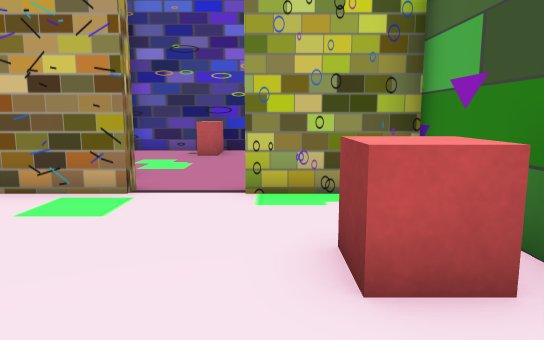
View 1 (above)

15 first-person views from a walk through a robot-simulator world made for Gazebo. The camera is 0.59 m above the floor, tilts 8° down and sees 70° across. The floor is counted in squares, 0.5 m on a side. Each view is taken from the middle of a square. On the plan, view 1 faces up. The plan holds only what a view shows up to about 15 squares ahead; the rest is blank. The place goes on beyond the plan.

View 2
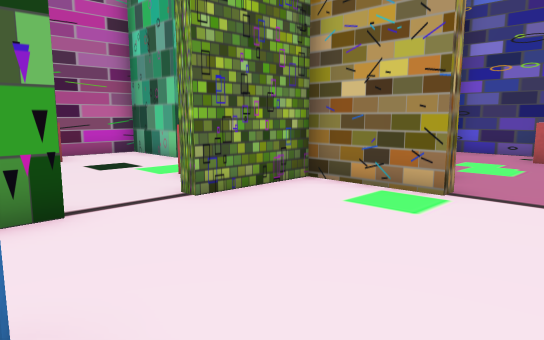

View 3
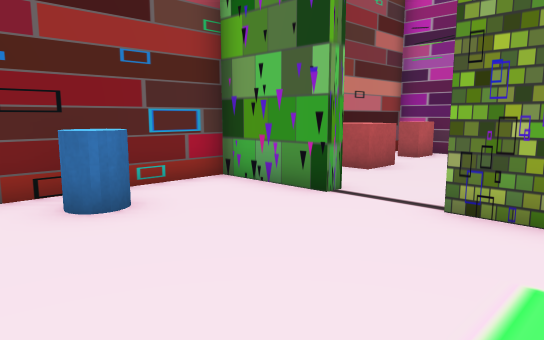

View 4
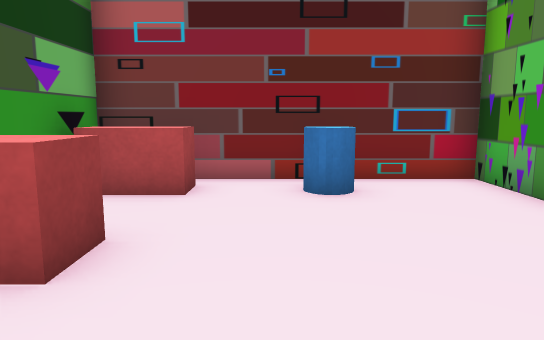

View 5
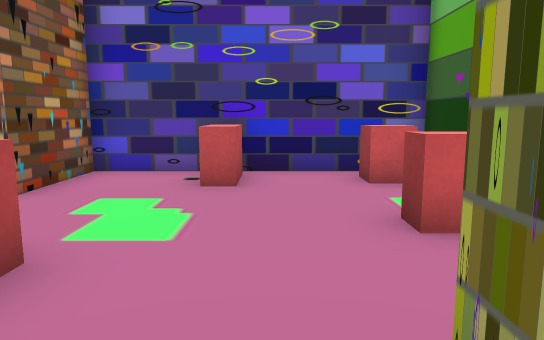

View 6
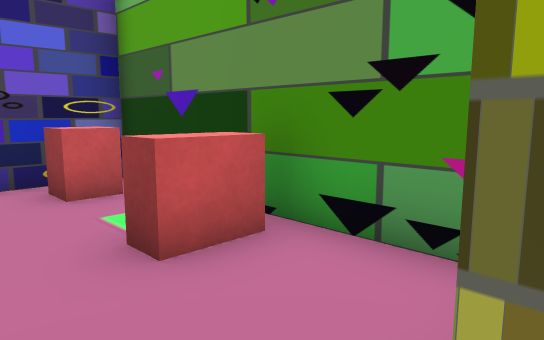

View 7
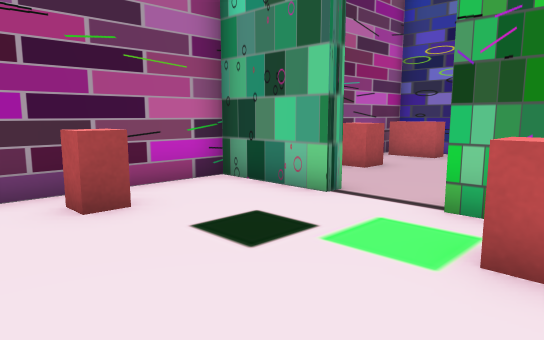

View 8
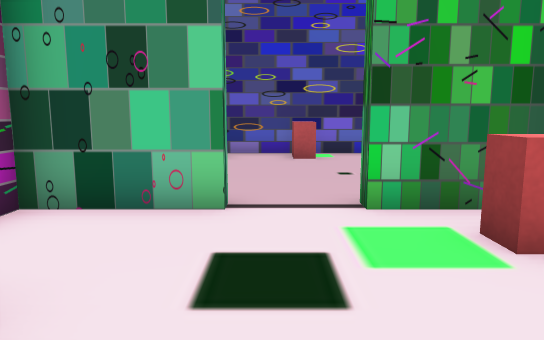

View 9
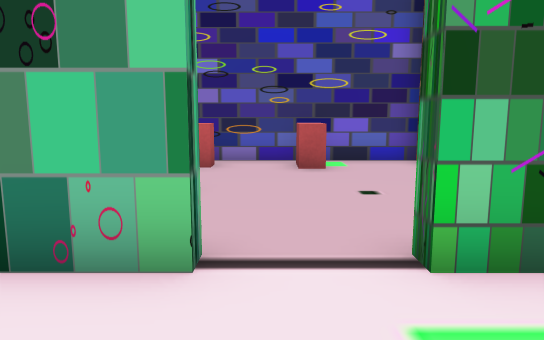

View 10
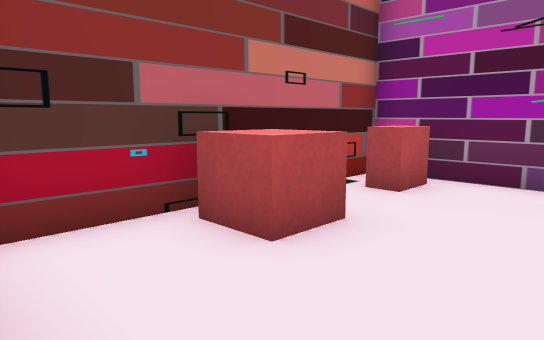

View 11
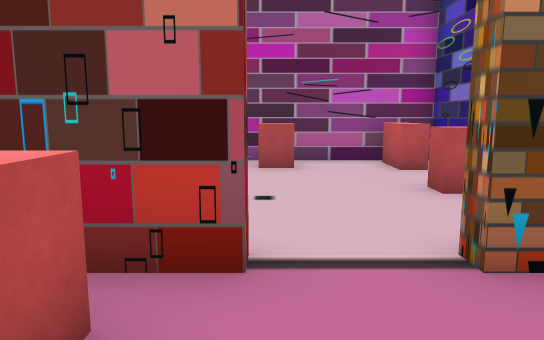

View 12
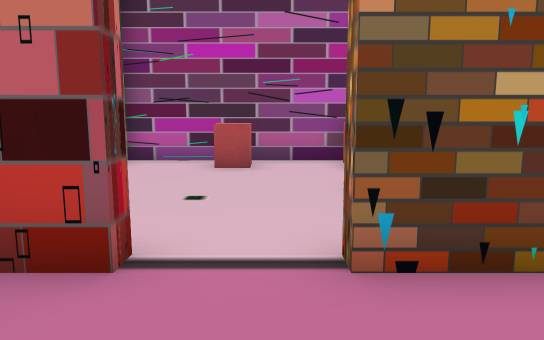

View 13
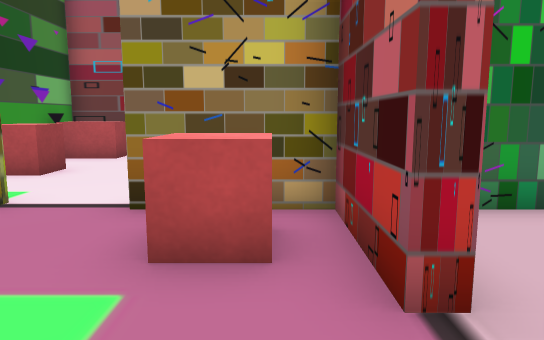

View 14
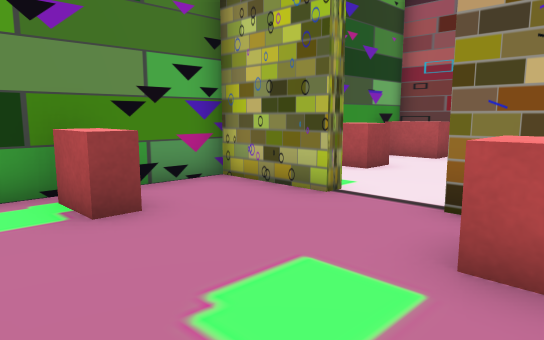

View 15
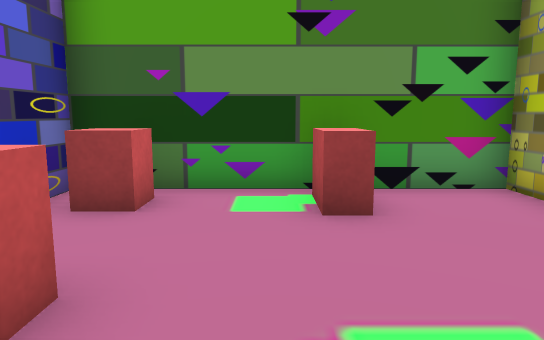

### Floor plan
Ten units are one square. View 1 is at (0, 0); x grows to the right and y downward. Boxes are objects, and circles mark ways between rooms. Rooms are numbered by the first view taken in them; rooms with no view inside come last. Other rooms are left out.
<svg viewBox="-127 -137 154 154">
<path fill="none" stroke="#000" d="M-48 -14 -48 12 22 12 22 -58 -4 -58M-22 -58 -48 -58 -48 -32M-48 -88 -48 -62 -22 -62 -22 -58M-4 -58 -4 -62 22 -62 22 -132 -48 -132 -48 -106M-96 -58 -122 -58 -122 12 -56 12M-52 -14 -48 -14M-48 -32 -52 -32M-56 -58 -78 -58M-96 -62 -96 -58M-52 -88 -48 -88M-75 -62 -65 -62M-48 -106 -52 -106M-78 -58 -78 -62M-51 -132 -122 -132 -122 -61"/>
<rect x="-25" y="-5" width="10" height="10" fill="#bbb"><title>blue cylinder</title></rect>
<rect x="5" y="-5" width="10" height="10" fill="#bbb"><title>red box</title></rect>
<rect x="5" y="-35" width="10" height="10" fill="#bbb"><title>red box</title></rect>
<rect x="-45" y="-85" width="20" height="20" fill="#bbb"><title>red box</title></rect>
<rect x="-25" y="-125" width="10" height="10" fill="#bbb"><title>red box</title></rect>
<rect x="5" y="-95" width="10" height="10" fill="#bbb"><title>red box</title></rect>
<rect x="5" y="-125" width="10" height="10" fill="#bbb"><title>red box</title></rect>
<rect x="-115" y="-5" width="10" height="10" fill="#bbb"><title>red box</title></rect>
<rect x="-115" y="-35" width="10" height="10" fill="#bbb"><title>red box</title></rect>
<rect x="-85" y="-5" width="10" height="10" fill="#bbb"><title>red box</title></rect>
<rect x="-75" y="-55" width="20" height="10" fill="#bbb"><title>red box</title></rect>
<rect x="-115" y="-95" width="10" height="10" fill="#bbb"><title>red box</title></rect>
<rect x="-115" y="-125" width="10" height="10" fill="#bbb"><title>red box</title></rect>
<rect x="-85" y="-125" width="10" height="10" fill="#bbb"><title>red box</title></rect>
<circle cx="-15" cy="-60" r="3" fill="#2a7"/>
<circle cx="-50" cy="-25" r="3" fill="#2a7"/>
<circle cx="-50" cy="-95" r="3" fill="#2a7"/>
<circle cx="-85" cy="-60" r="3" fill="#2a7"/>
<text x="-10" y="-20">1</text>
<text x="-10" y="-100">2</text>
<text x="-90" y="-20">3</text>
<text x="-90" y="-100">4</text>
</svg>
Room 1 opens to room 2. Room 1 opens to room 3. Room 2 opens to room 4. Room 3 opens to room 4.

Where each view was taken, in squares from view 1:
view 1: 0 up, 0 right, facing up
view 2: 0 up, 0 right, facing up-left
view 3: 5 up, 0 right, facing down-left
view 4: 6 up, 1 left, facing down
view 5: 5 up, 1 left, facing up
view 6: 6 up, 1 left, facing up-right
view 7: 1 up, 6 left, facing up-left
view 8: 1 up, 9 left, facing up
view 9: 3 up, 9 left, facing up
view 10: 3 up, 5 left, facing down-left
view 11: 9 up, 2 left, facing left
view 12: 10 up, 2 left, facing left
view 13: 11 up, 4 left, facing down
view 14: 11 up, 4 left, facing down-right
view 15: 10 up, 4 left, facing right
